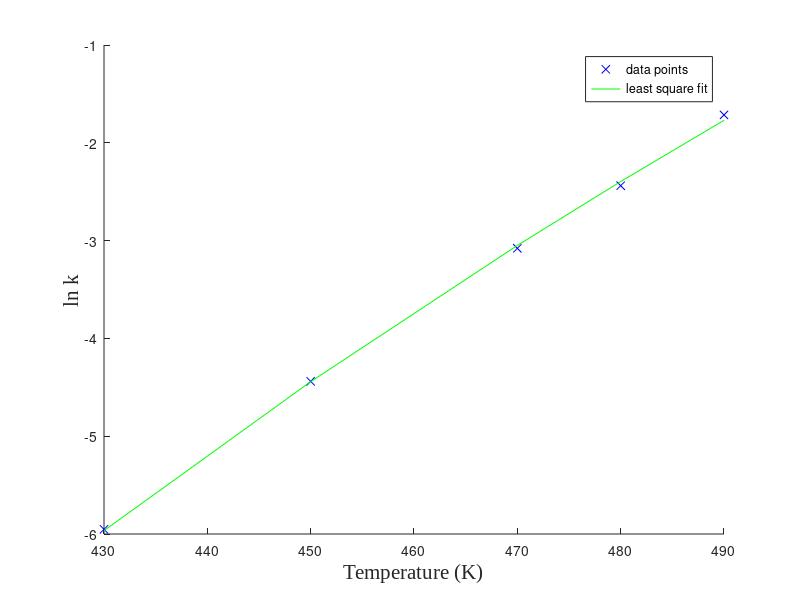

Source code (MATLAB):
%HW1-Prb6
%Navneet Singh(nsingh1@andrew.cmu.edu)

% lnK = lnKo - (1/RT)*Ea , here we have two unknowns Ko and Ea. 
%We have been given 5 values of K and T. So we have 2 unknowns and 
% 5 equations. So this a problem of overdeterminant system. This can be
% solved by least square systems. After conevrting equation to Ax = b form
% x = [inv(A'A)*A']*b. 

clc       %clear screen
clear all %clearing all stored variables
close all %close previous plots

%Initializing given variables
R = 8.314;                                     %J/K
T = [430, 450, 470, 480, 490]';                %K
k = [0.0026, 0.0118, 0.0460, 0.0873, 0.1800]'; %s-1

b = log(k);  % Generating vector b. we have taken natural log on both sides to model this as a linear problem. 

%Initializing Matrix A
A = zeros(5,2);
A(:,1) = 1.0;          %first column of matrix A
A(:,2) = (-1)./(R.*T); %second column of matrix A


x = (inv(A'*A)*A')*b ; %solving unknowns using pseudoinverse of A.

ko = exp(x(1));        % calculating value pre-exponential factor, ko. 
Ea = x(2);             % calculating activation energy, Ea.
fprintf('Pre exponential factor, Ko = %d sec^-1 \n',ko)
fprintf('Activation Energy, Ea = %d J \n',Ea)

ls = x(1) - Ea./(R.*T); %calculating least square fit of data. 

hold on 
plot(T,b,'bx')  %plotting data points. 
plot(T,ls,'g-') %plotting least square fit. 
legend('data points','least square fit')
xlabel('Temperature (K)','fontsize',15,'fontname','times new roman')
ylabel('ln k','fontsize',15,'fontname','times new roman')



 
